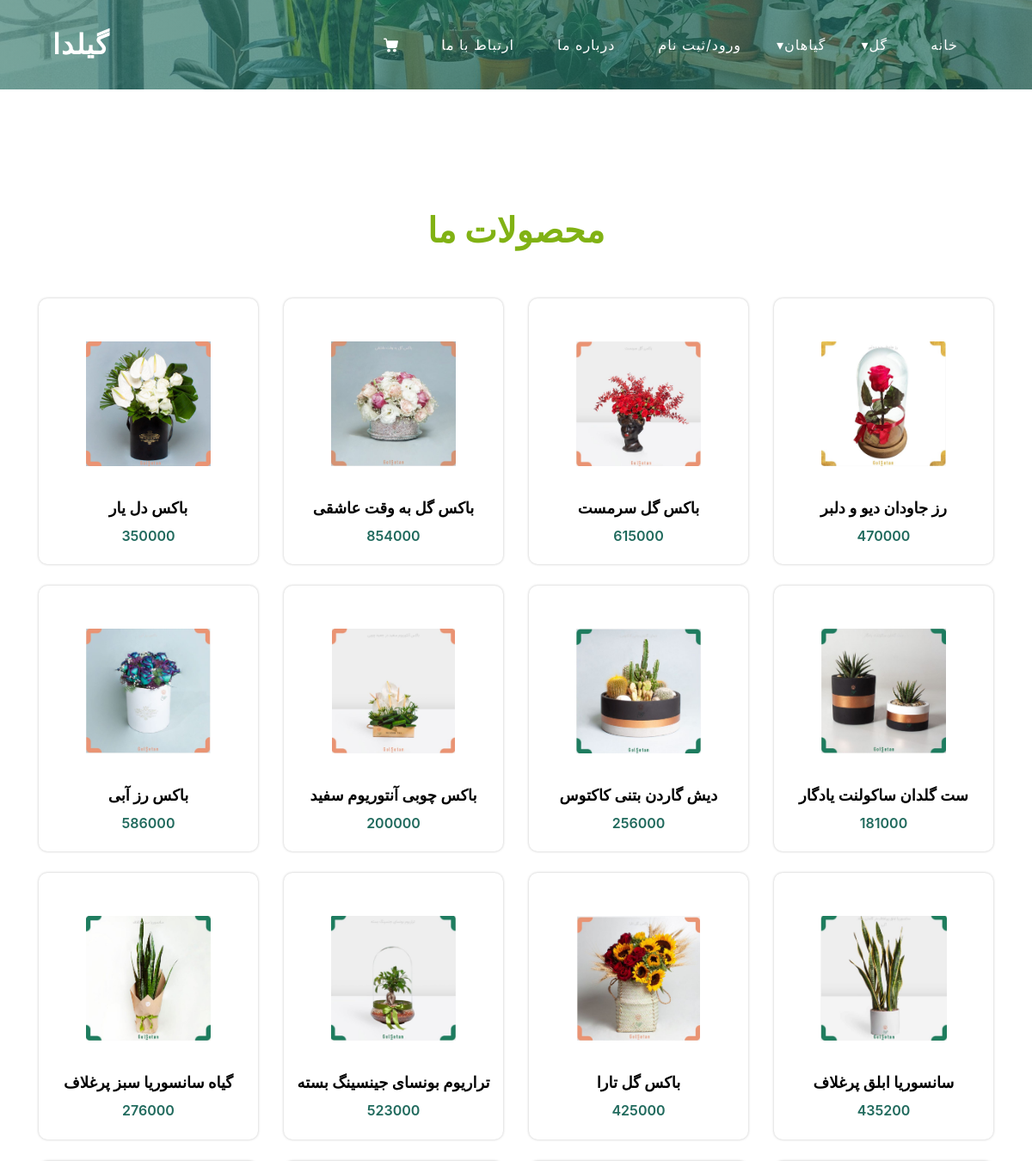
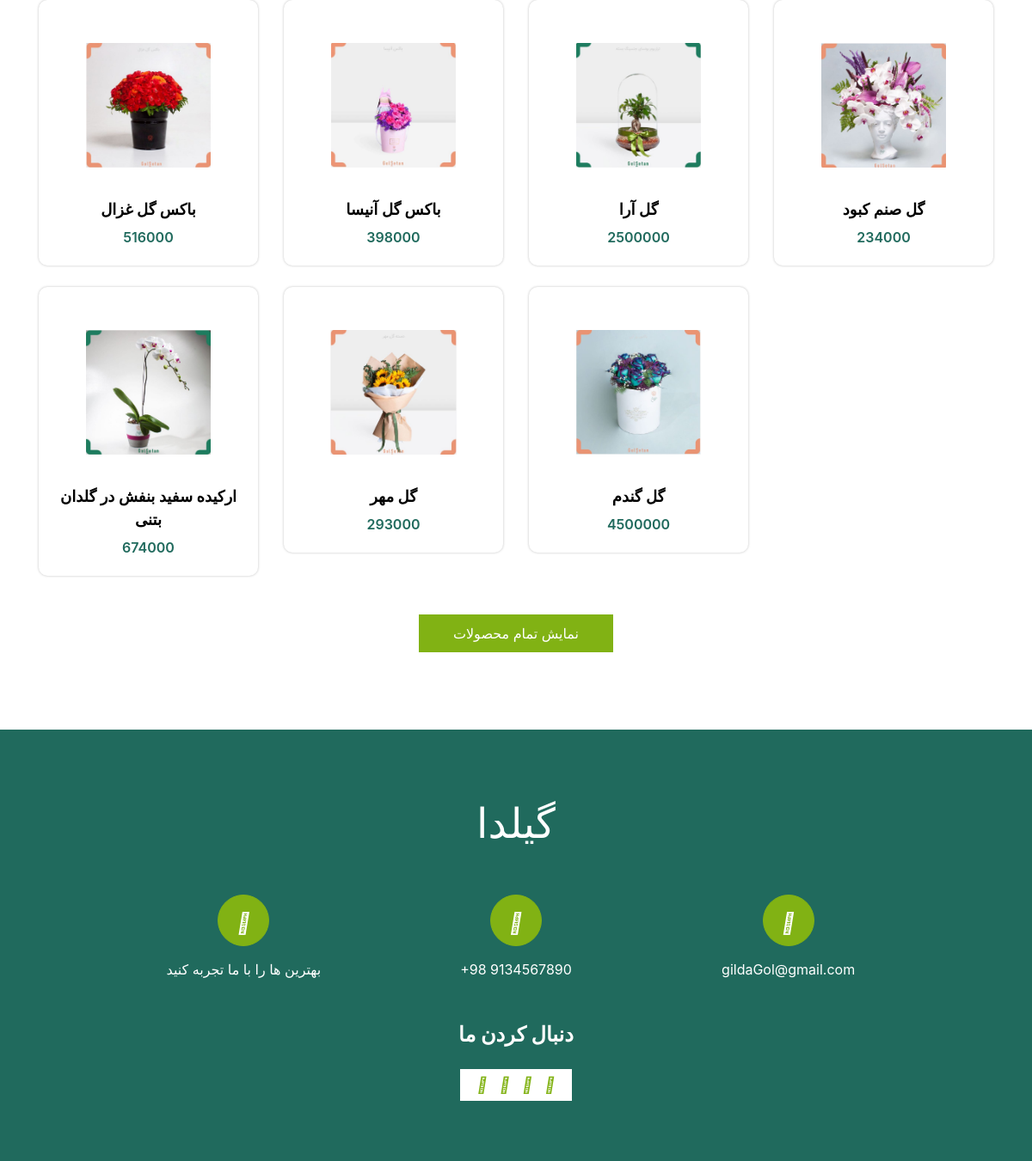
/allProduct.php, run on the app's committed database (2 pictures, top to bottom).
### tables this page shows
CREATE TABLE `products` (
  `id` int(11) NOT NULL,
  `products_name` text NOT NULL,
  `products_price` int(11) NOT NULL,
  `products_desc` text NOT NULL,
  `products_image` text NOT NULL,
  `products_offer` int(11) NOT NULL,
  `type` varchar(30) DEFAULT NULL
);

### allProduct.php (the view, shortened to what this page needs)
<?php  require_once 'config/config.php';?>
<!DOCTYPE html>
<html>
<head>
    <link rel="stylesheet" type="text/css" href="https://cdnjs.cloudflare.com/ajax/libs/OwlCarousel2/2.3.4/assets/owl.carousel.min.css" />
    <link  rel="stylesheet" href="css/style.css" type="text/css"/>
    <link  rel="stylesheet" href="css/rtl.css" type="text/css"/>
    <link  rel="stylesheet" href="css/responsive.css" />
    <link  rel="stylesheet" href="css/bootstrap.css"/>
    <link  rel="stylesheet" href="css/font-awesome.min.css"/>
</head>
<body class="sub_page">
<div class="hero_area">
    <div class="hero-bg">
        <img src="images/hero-bg.jpg" alt="">
    </div>
    <header class="header_section">
        <div class="container">
            <nav class="navbar navbar-expand-lg custom_nav-container ">
                <div class="logo">
                    <a class="navbar-brand" href="index.php">
                        <span>
                            گیلدا
                        </span>
                    </a>
                </div>
                <div class="collapse navbar-collapse" id="navbarSupportedContent">
                    <ul class="navbar-nav">
                        <li class="nav-item ">
                            <a class="nav-link" href="index.php">خانه <span class="sr-only">(current)</span> </a>
                        </li>
                        <li class="nav-item submenu" >
                            <a class="nav-link">گل</a>
                        </li>
                        <li class="nav-item submenu">
                            <a class="nav-link">گیاهان</a>
                        </li>
                        <li class="nav-item">
                            <a class="nav-link" href="users/login_users.php">ورود/ثبت نام</a>
                        </li>
                        <li class="nav-item">
                            <a class="nav-link" href="about.php"> درباره ما</a>
                        </li>
                        <li class="nav-item">
                            <a class="nav-link" href="contact.php"> ارتباط با ما</a>
                        </li>
                        <li class="nav-item ">
                            <a class="nav-link cart-link" href="users/cart.php">
                            </a>
                        </li>
                    </ul>
                </div>
            </nav>
        </div>
    </header>
</div>
<section class="plant_section layout_padding">
    <div class="container">
        <div class="heading_container heading_center">
            <h2>
                محصولات ما
            </h2>
        </div>
        <div class="row">
            <?php  $query=mysqli_query($db,"SELECT * FROM products");
            while ($row = mysqli_fetch_array($query))
            {?>
                <div class="col-sm-6 col-md-4 col-lg-3">
                    <div class="box">
                        <div class="img-box">
                            <img src="images/<?php echo $row['products_image'] ?>">
                        </div>
                        <div class="detail-box">
                            <a href="">
                                <?php echo $row['products_name'] ?>
                            </a>
                            <h6>
                                <?php echo $row['products_price'] ?>
                            </h6>
                        </div>
                    </div>
                </div>
            <?php }
            ?>
        </div>
        <div class="btn-box">
            <a href="allProduct.php">
                نمایش تمام محصولات
            </a>
        </div>
    </div>
</section>
<footer class="footer_section">
    <div class="container">
        <a href="" class="footer-brand">
            گیلدا
        </a>
        <div class="row">
            <div class="col-lg-10 mx-auto">
                <div class="footer_items">
                    <div class="row">
                        <div class="col-md-4">
                            <a href="">
                                <div class="item ">
                                    <div class="img-box ">
                                        <i class="fa fa-map-marker" aria-hidden="true"></i>
                                    </div>
                                    <p>
                                       بهترین ها را با ما تجربه کنید
                                    </p>
                                </div>
                            </a>
                        </div>
                        <div class="col-md-4">
                            <a href="">
                                <div class="item ">
                                    <div class="img-box ">
                                        <i class="fa fa-phone" aria-hidden="true"></i>
                                    </div>
                                    <p>
                                        +98 9134567890
                                    </p>
                                </div>
                            </a>
                        </div>
                        <div class="col-md-4">
                            <a href="">
                                <div class="item ">
                                    <div class="img-box">
                                        <i class="fa fa-envelope" aria-hidden="true"></i>
                                    </div>
                                    <p>
                                        gildaGol@gmail.com
                                    </p>
                                </div>
                            </a>
                        </div>
                    </div>
                </div>
            </div>
        </div>
        <div class="social-box">
            <h4>
                دنبال کردن ما
            </h4>
            <div class="box">
                <a href="">
                    <i class="fa fa-facebook" aria-hidden="true"></i>
                </a>
                <a href="">
                    <i class="fa fa-twitter" aria-hidden="true"></i>
                </a>
                <a href="">
                    <i class="fa fa-youtube" aria-hidden="true"></i>
                </a>
                <a href="">
                    <i class="fa fa-instagram" aria-hidden="true"></i>
                </a>
            </div>
        </div>
    </div>
    <div class="footer-info">
        <div class="container">
            <p>
        </div>
    </div>
</footer>
</body>
</html>

### css/rtl.css (style rules this page uses)
.navbar { width: 100%; z-index:999; }
.navbar .navbar-collapse { max-width: 1000px; position: relative; display:inline-table; align-items: center; justify-content: space-between; }
.navbar .logo .navbar-brand { text-decoration: none; letter-spacing: 1px; }
.navbar .navbar-collapse .navbar-nav { direction: rtl; display: inline-flex; margin: 0px; padding: 0px; margin-left: auto; }
.navbar .navbar-collapse .navbar-nav .nav-item { list-style: none; padding: 5px; }
.navbar .navbar-collapse .navbar-nav .nav-item .nav-link { text-decoration: none; text-transform: uppercase; letter-spacing: 1px; transition: all 0.3s; }
.navbar .navbar-collapse .navbar-nav .submenu>.nav-link::after { content:'▾'; position: absolute; display: inline-flex; vertical-align: middle; margin-left: 5px; width: 100%; z-index: 1; }

### css/responsive.css (style rules this page uses)
@media (min-width: 1200px) { .container { max-width: 1170px; } }

### data on the page
products: products_image (picture), products_name "باکس دل یار", products_price "350000"
products: products_image (picture), products_name "باکس گل به وقت عاشقی", products_price "854000"
products: products_image (picture), products_name "باکس گل سرمست", products_price "615000"
products: products_image (picture), products_name "رز جاودان دیو و دلبر", products_price "470000"
products: products_image (picture), products_name "باکس رز آبی", products_price "586000"
products: products_image (picture), products_name "باکس چوبی آنتوریوم سفید", products_price "200000"
products: products_image (picture), products_name "دیش گاردن بتنی کاکتوس", products_price "256000"
products: products_image (picture), products_name "ست گلدان ساکولنت یادگار", products_price "181000"
products: products_image (picture), products_name "گیاه سانسوریا سبز پرغلاف", products_price "276000"
products: products_image (picture), products_name "تراریوم بونسای جینسینگ بسته", products_price "523000"
products: products_image (picture), products_name "باکس گل تارا", products_price "425000"
products: products_image (picture), products_name "سانسوریا ابلق پرغلاف", products_price "435200"
products: products_image (picture), products_name "باکس گل غزال", products_price "516000"
products: products_image (picture), products_name "باکس گل آنیسا", products_price "398000"
products: products_image (picture), products_name "گل آرا", products_price "2500000"
products: products_image (picture), products_name "گل صنم کبود", products_price "234000"
products: products_image (picture), products_name "ارکیده سفید بنفش در گلدان بتنی", products_price "674000"
products: products_image (picture), products_name "گل مهر", products_price "293000"
products: products_image (picture), products_name "گل گندم", products_price "4500000"
